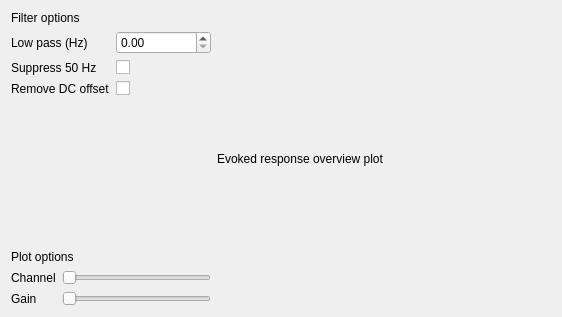
<?xml version="1.0" encoding="UTF-8"?>
<ui version="4.0">
 <class>OverviewWindow</class>
 <widget class="QWidget" name="OverviewWindow">
  <property name="geometry">
   <rect>
    <x>0</x>
    <y>0</y>
    <width>562</width>
    <height>317</height>
   </rect>
  </property>
  <property name="windowTitle">
   <string>Form</string>
  </property>
  <layout class="QHBoxLayout" name="flowLayout" stretch="3,5">
   <item>
    <layout class="QVBoxLayout" name="leftLayout">
     <item>
      <widget class="QLabel" name="title_filter">
       <property name="text">
        <string>Filter options</string>
       </property>
      </widget>
     </item>
     <item>
      <layout class="QFormLayout" name="formLayout">
       <item row="0" column="0">
        <widget class="QLabel" name="lowPassLabel">
         <property name="text">
          <string>Low pass (Hz)</string>
         </property>
        </widget>
       </item>
       <item row="0" column="1">
        <widget class="QDoubleSpinBox" name="doubleSpinBox"/>
       </item>
       <item row="1" column="0">
        <widget class="QLabel" name="suppress50HzLabel">
         <property name="text">
          <string>Suppress 50 Hz</string>
         </property>
        </widget>
       </item>
       <item row="1" column="1">
        <widget class="QCheckBox" name="suppress50HzCheckBox"/>
       </item>
       <item row="2" column="0">
        <widget class="QLabel" name="removeDCOffsetLabel">
         <property name="text">
          <string>Remove DC offset</string>
         </property>
        </widget>
       </item>
       <item row="2" column="1">
        <widget class="QCheckBox" name="removeDCOffsetCheckBox"/>
       </item>
      </layout>
     </item>
     <item>
      <spacer name="verticalSpacer">
       <property name="orientation">
        <enum>Qt::Orientation::Vertical</enum>
       </property>
       <property name="sizeHint" stdset="0">
        <size>
         <width>20</width>
         <height>40</height>
        </size>
       </property>
      </spacer>
     </item>
     <item>
      <widget class="QLabel" name="title_options">
       <property name="text">
        <string>Plot options</string>
       </property>
      </widget>
     </item>
     <item>
      <layout class="QFormLayout" name="formLayout_2">
       <item row="0" column="0">
        <widget class="QLabel" name="channelLabel">
         <property name="text">
          <string>Channel</string>
         </property>
        </widget>
       </item>
       <item row="0" column="1">
        <widget class="QSlider" name="channelSlider">
         <property name="orientation">
          <enum>Qt::Orientation::Horizontal</enum>
         </property>
        </widget>
       </item>
       <item row="1" column="0">
        <widget class="QLabel" name="amplitudeLabel">
         <property name="text">
          <string>Gain</string>
         </property>
        </widget>
       </item>
       <item row="1" column="1">
        <widget class="QSlider" name="ampSlider">
         <property name="orientation">
          <enum>Qt::Orientation::Horizontal</enum>
         </property>
        </widget>
       </item>
      </layout>
     </item>
    </layout>
   </item>
   <item>
    <layout class="QVBoxLayout" name="rightLayout">
     <item>
      <widget class="QLabel" name="title_response">
       <property name="text">
        <string>Evoked response overview plot</string>
       </property>
      </widget>
     </item>
    </layout>
   </item>
  </layout>
 </widget>
 <resources/>
 <connections/>
</ui>
